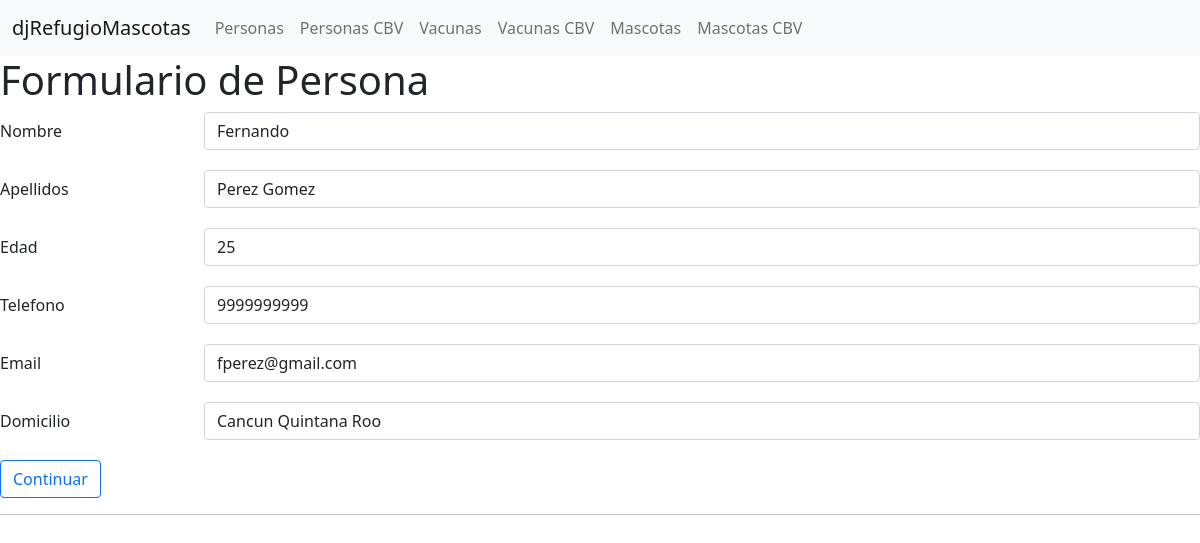
The page /adopcion/persona/fnc/edit/1/ on the database its author committed.
### apps/adopcion/models.py (models this page shows, shortened)
class Persona(models.Model):
    nombre     = models.CharField(max_length=50)
    apellidos  = models.CharField(max_length=70)
    edad       = models.IntegerField()
    telefono   = models.CharField(max_length=12)
    email      = models.EmailField()
    domicilio  = models.TextField()

### apps/adopcion/views.py (the view)
# urls.py: url(r'^persona/fnc/edit/(\d+)/$', views.persona_form),
def persona_form(request, _id=None):
    instance = get_object_or_404(Persona, id=_id) if _id else None
    if request.method == "POST":
        form = PersonaForm(request.POST, instance=instance)
        if form.is_valid():
            form.save()
            messages.success( request,
                'Se {} correctamente la persona <strong>{} {}</strong>'.format(
                    "modifico" if instance else "agrego",
                    instance.nombre if instance else form.cleaned_data.get('nombre'),
                    instance.apellidos if instance else form.cleaned_data.get('apellidos'),
                )
            )
            return HttpResponseRedirect( reverse('persona_list') )
    else:
        form = PersonaForm(instance=instance) if instance else PersonaForm()
    return render(request, "adopcion__persona_form.html", { "form": form })

### apps/adopcion/forms.py
class PersonaForm(forms.ModelForm):
    class Meta():
        model = Persona
        fields = [
            "nombre",
            "apellidos",
            "edad",
            "telefono",
            "email",
            "domicilio",
        ]
        widgets = {
            "nombre":    forms.TextInput(attrs=build_form_input_attrs("nombre")),
            "apellidos": forms.TextInput(attrs=build_form_input_attrs("apellidos")),
            "edad":      forms.NumberInput(attrs=build_form_input_attrs("edad")),
            "telefono":  forms.TextInput(attrs=build_form_input_attrs("telefono")),
            "email":     forms.EmailInput(attrs=build_form_input_attrs("email")),
            "domicilio": forms.TextInput(attrs=build_form_input_attrs("domicilio")),
        }

### apps/adopcion/templates/adopcion__persona_form.html (shortened to what this page needs)
{% extends 'base.html' %}
{% block content %}
    <h1>Formulario de Persona</h1>
    <form method="post">{% csrf_token %}
        <div class="mb-3 row">
            <label for="nombre" class="col-sm-2 col-form-label">Nombre</label>
            <div class="col-sm-10">
                {{ form.nombre }}
            </div>
        </div>
        <div class="mb-3 row">
            <label for="apellidos" class="col-sm-2 col-form-label">Apellidos</label>
            <div class="col-sm-10">
                {{ form.apellidos }}
            </div>
        </div>
        <div class="mb-3 row">
            <label for="edad" class="col-sm-2 col-form-label">Edad</label>
            <div class="col-sm-10">
                {{ form.edad }}
            </div>
        </div>
        <div class="mb-3 row">
            <label for="telefono" class="col-sm-2 col-form-label">Telefono</label>
            <div class="col-sm-10">
                {{ form.telefono }}
            </div>
        </div>
        <div class="mb-3 row">
            <label for="email" class="col-sm-2 col-form-label">Email</label>
            <div class="col-sm-10">
                {{ form.email }}
            </div>
        </div>
        <div class="mb-3 row">
            <label for="domicilio" class="col-sm-2 col-form-label">Domicilio</label>
            <div class="col-sm-10">
                {{ form.domicilio }}
            </div>
        </div>
        <button class="btn btn-outline-primary" type="submit">Continuar</button>
    </form>
{% endblock  %}

### rows shown on the page
Persona: nombre "Fernando", apellidos "Perez Gomez", edad "25", telefono "9999999999", email "fperez@gmail.com", domicilio "Cancun Quintana Roo"
